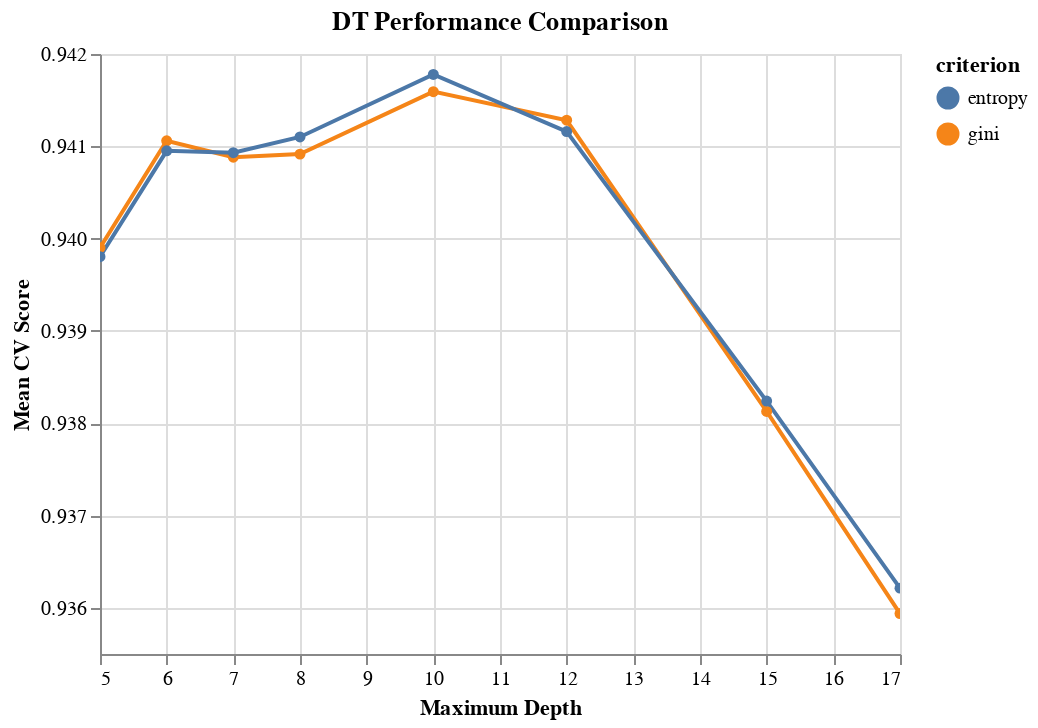

The notebook cell this image was saved under:
### Code cell
results_DT = pd.DataFrame(gs_DT.cv_results_['params'])
results_DT['Validation_acc'] = gs_DT.cv_results_['mean_test_score']

alt.Chart(results_DT, 
          title='DT Performance Comparison'
         ).mark_line(point=True).encode(
    alt.X('max_depth', title='Maximum Depth'),
    alt.Y('Validation_acc', title='Mean CV Score', aggregate='average', scale=alt.Scale(zero=False)),
    color='criterion'
).interactive()

### Figure 1 — Vega-Lite specification as saved in the notebook (floating-point values rounded to 4 significant figures; data arrays with more than 128 entries replaced by an {"elided": "..."} marker saying what was removed)
{"config": {"view": {"continuousWidth": 400, "continuousHeight": 300}}, "data": {"name": "data-2308e6570cd43e77f3802e17ac7bc460"}, "mark": {"type": "line", "point": true}, "encoding": {"color": {"type": "nominal", "field": "criterion"}, "x": {"type": "quantitative", "field": "max_depth", "title": "Maximum Depth"}, "y": {"type": "quantitative", "aggregate": "average", "field": "Validation_acc", "scale": {"zero": false}, "title": "Mean CV Score"}}, "selection": {"selector002": {"type": "interval", "bind": "scales", "encodings": ["x", "y"]}}, "title": "DT Performance Comparison", "$schema": "https://vega.github.io/schema/vega-lite/v4.8.1.json", "datasets": {"data-2308e6570cd43e77f3802e17ac7bc460": {"elided": "352 records"}}}
